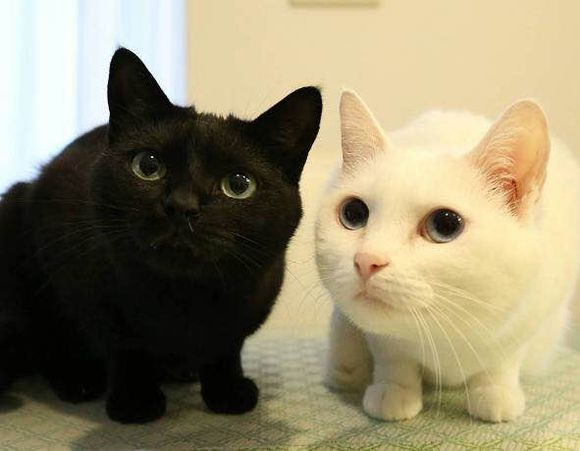
#> input picture lab9/code/lab9_1/2cat.jpg, 580 x 451 px
$ python 9_1.py
#> lines starting #> are read from the running program, lines starting #| are printed output that depends on the picture
import cv2
import numpy as np

img = cv2.imread('2cat.jpg')
#> img is the input picture: shape (451, 580, 3); mean B, G, R 109.4, 137.9, 147.1

#divde
h, w, c = img.shape
#> h = 451; w = 580; c = 3
black = img[0:h, 0:int(w/2)]
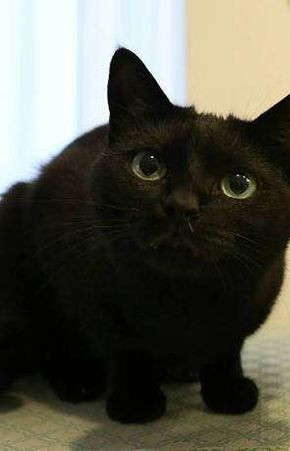
#> black: shape (451, 290, 3); mean B, G, R 74.9, 85.7, 86.2
white = img[0:h, int(w/2):w]
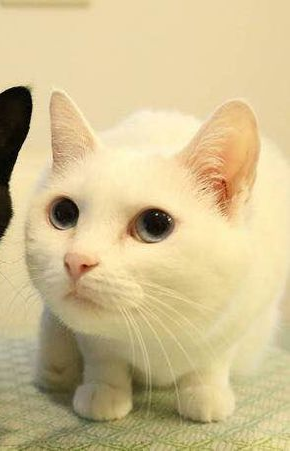
#> white: shape (451, 290, 3); mean B, G, R 144, 190.1, 207.9

#turn into gray
white = cv2.cvtColor(white, cv2.COLOR_BGR2GRAY)
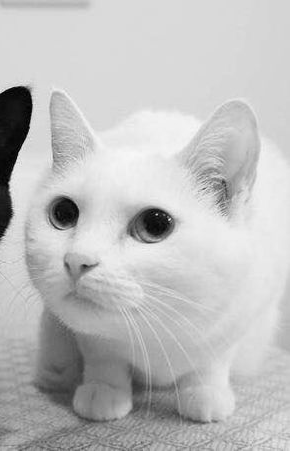
#> white: shape (451, 290); min 0, max 248, mean 190.1
cv2.imwrite('white_cat.png',
            white,
            [int(cv2.IMWRITE_PNG_COMPRESSION)])
cv2.imwrite('black_cat.jpg',
            black,
            [int(cv2.IMWRITE_JPEG_QUALITY), 5])

cv2.imshow('Normal', img)

cv2.waitKey (0)
cv2.destroyAllWindows()
